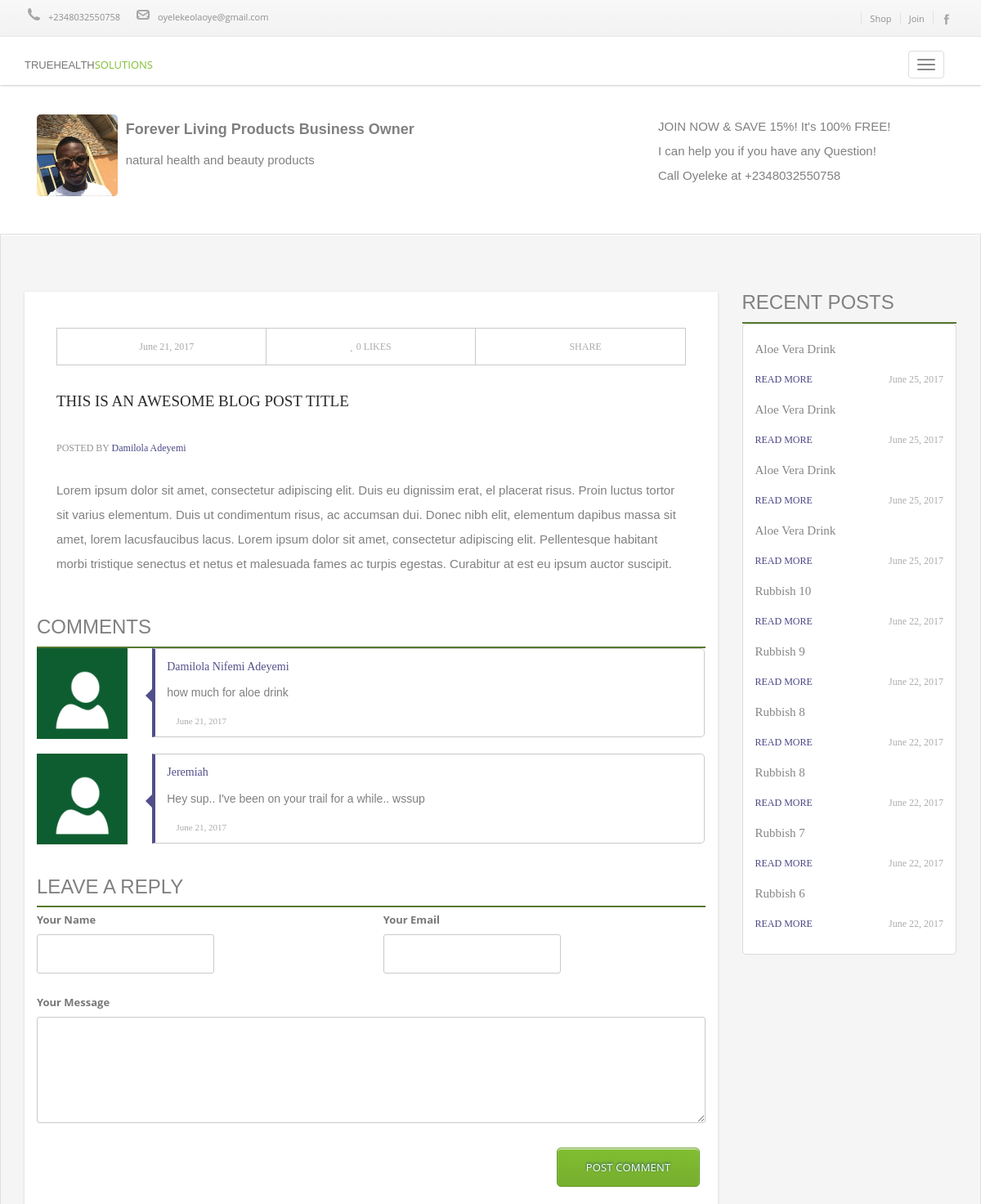
/blogs/this-is-an-awesome-blog-post-title/ (upper part), run on an earlier commit of the app's database.
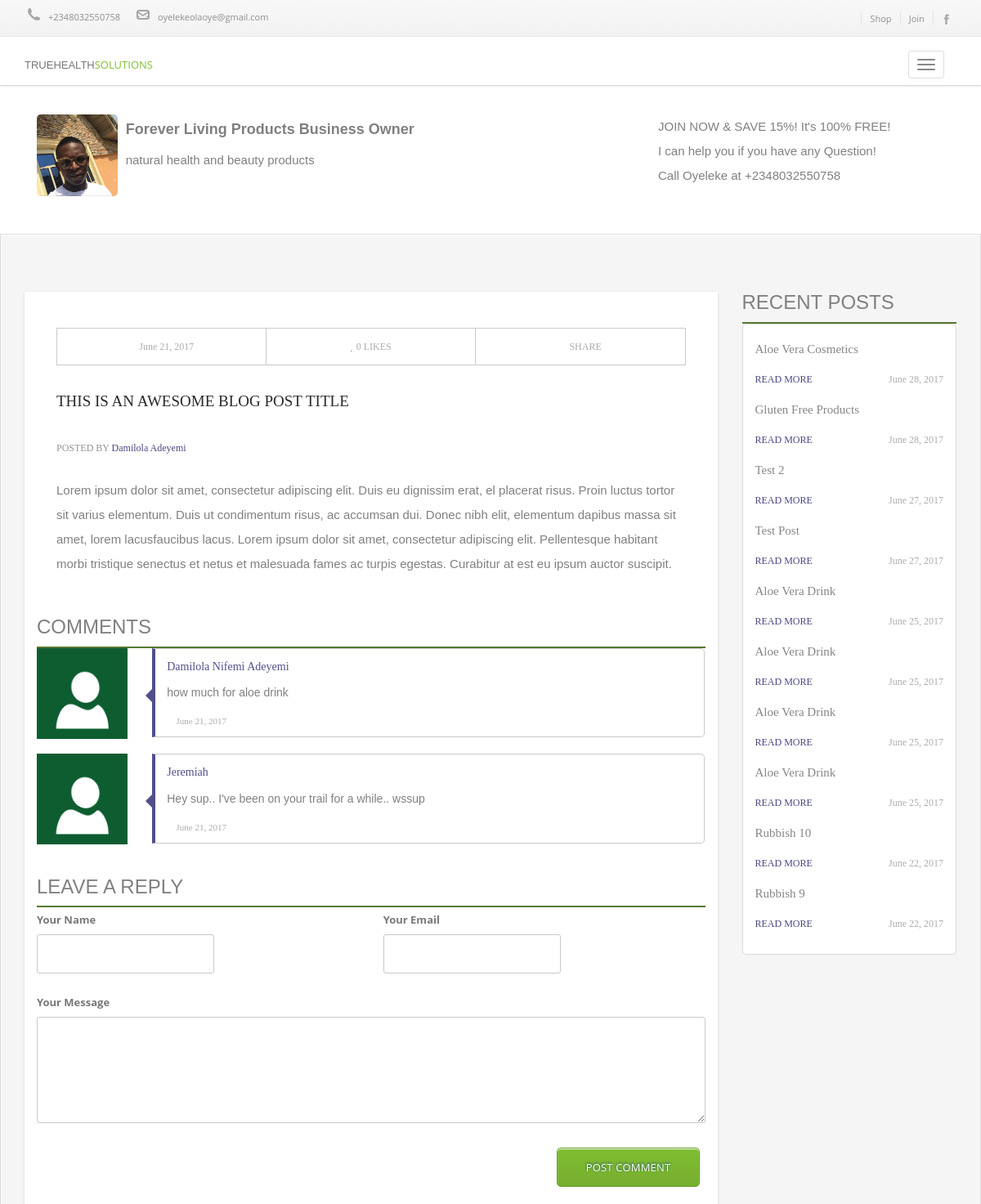
And on a later commit of the database.
### blogs/models.py (models this page shows, shortened)
class BlogPost(models.Model):
    title = models.CharField(max_length=200)
    content = models.TextField()
    author = models.ForeignKey(User)
    likes = models.IntegerField(default=0)
    slug = models.CharField(blank=True, max_length=150)
    category = models.ForeignKey(to=ProductCategory, null=True)
    timestamp = models.DateTimeField(auto_now_add=True)
    class Meta:
        ordering = ['-timestamp']

class Comment(models.Model):
    name = models.CharField(max_length=50)
    message = models.TextField()
    timestamp = models.DateTimeField(auto_now_add=True)
    parent = models.IntegerField()
    email = models.EmailField()

### blogs/views.py (the view)
# urls.py: url(r'^(?P<slug>[\w-]+)/$', views.BlogPostView.as_view(), name='blog-post'),
class BlogPostView(View):
    def get(self, request, slug):
        bp = BlogPost.objects.get(slug=slug)
        c = Comment.objects.filter(parent=bp.id)
        bps = BlogPost.objects.all()[:10]
        return render(request, 'blog-single.html', {'bp': bp, 'comments': c, 'bps': bps})

### templates/blog-single.html (shortened to what this page needs)
{% extends 'no-carousel-base.html' %}
{% block content %}
    {% load staticfiles %}
    <section class="properties">
        <div class="container">
            <div class="row">
                <div class="col-lg-9 col-md-9">
                    <div class="row">
                        <div class="col-lg-12 col-md-12">
                            <div class="blogPost"style="padding: 15px;">
                                <div class="propertyContent row">
                                    <div class="col-lg-12 rowText">
                                        <table border="1" class="blogDetails">
                                            <tr>
                                                <td><a href="#"><i class="fa fa-calendar"></i> {{ bp.timestamp.date }}</a></td>
                                                <td><a href="#"><i class="fa fa-heart"></i> {{ bp.likes }} LIKES</a></td>
                                                <td><a href="#"><i class="fa fa-share"></i> SHARE</a></td>
                                            </tr>
                                        </table>
                                        <h4><a href="/blogs/{{ bp.slug }}">{{ bp.title }}</a></h4>
                                        <br>
                                        <br>
                                        <span>POSTED BY <a href="#">{{ bp.author.first_name }} {{ bp.author.last_name }}</a></span>
                                        {{ bp.content | safe }}
                                    </div>
                                </div>
                                <h3>COMMENTS</h3>
                                <div class="divider"></div>
                                <div class="commentList">
                                    {% for c in comments %}
                                        <div class="comment">
                                            <div class="row">
                                                <div class="col-lg-2 col-md-2 col-sm-2 col-xs-3">
                                                    <img src="{% static 'images/user.png' %}" class="commentImg" alt="" />
                                                </div>
                                                <div class="col-lg-10 col-md-10 col-sm-10 col-xs-9">
                                                    <div class="arrow-left"></div>
                                                    <div class="commentText">
                                                        <h1>{{ c.name }}</h1>
                                                        <p>
                                                            {{ c.message }}
                                                        </p>
                                                        <p class="commentFooter"><i class="fa fa-calendar"></i> {{ c.timestamp.date }}</p>
                                                    </div>
                                                </div>
                                            </div>
                                        </div>
                                    {% endfor %}
                                </div>
                                <h3>LEAVE A REPLY</h3>
                                <div class="divider"></div>
                                <form method="post" action="/blogs/save-comment/">
                                    <div class="row">
                                        <div class="col-lg-6 col-md-6 col-sm-6">
                                            <div class="formBlock">
                                                <label for="name">Your Name</label><br/>
                                                <input type="text" name="name" id="name" />
                                            </div>
                                        </div>
                                        <div class="col-lg-6 col-md-6 col-sm-6">
                                            <div class="formBlock">
                                                <label for="email">Your Email</label><br/>
                                                <input type="text" name="email" id="email" />
                                            </div>
                                        </div>
                                        <div class="col-lg-12">
                                            <div class="formBlock">
                                                <label for="message">Your Message</label><br/>
                                                <textarea name="message" id="message" class="formDropdown"></textarea>
                                            </div>
                                        </div>
                                        <div class="col-lg-3 col-lg-offset-9 col-md-4 col-md-offset-8 col-sm-4 col-sm-offset-8">
                                            <div class="formBlock">
                                                <input class="buttonColor" type="submit" value="POST COMMENT" />
                                            </div>
                                        </div>
                                    </div>
                                </form>
                            </div>
                        </div>
                    </div>
                </div>
                <div class="col-lg-3 col-md-3">
                    <h3>RECENT POSTS</h3>
                    <div class="divider"></div>
                    <div class="recentPosts sidebarWidget">
                        {% for post in bps %}
                            <h4><a href="/blogs/{{ post.slug }}">{{ post.title }}</a></h4>
                            <br>
                            <a href="/blogs/{{ post.slug }}">READ MORE</a>
                            <p class="date">{{ post.timestamp.date }}</p>
                        {% endfor %}
                    </div>
                </div>
            </div>
        </div>
    </section>
    <br>
{% endblock %}

### templates/no-carousel-base.html (shortened to what this page needs)
<!DOCTYPE html>
<html lang="en">
<head>
    {% load staticfiles %}
    <link rel="stylesheet" href="{% static 'css/bootstrap.min.css' %}">
    <link rel="stylesheet" href="{% static 'css/style_2.css' %}">
    <link rel="stylesheet" href="{% static 'css/responsive.css' %}">
    <link rel="stylesheet" href="{% static 'css/style_3.css' %}">
    <link rel="stylesheet" href="{% static 'css/yamm.css' %}">
    <link rel="stylesheet" href="{% static 'css/style.css' %}">
    <link rel="stylesheet" href="{% static 'css/fontawesome/css/font-awesome.min.css' %}">
</head>
<body>
<div class="nav-fix">
</div>
<div class="row owner-row">
    <div class="container">
        <div class="media col-lg-8">
            <div class="portfolio media-body">
                <img src="/static/images/leke.jpg" alt="" class="pull-left media-object m-img">
                <p class="media-heading">Forever Living Products Business Owner</p>
                natural health and beauty products
            </div>
        </div>
        <div class="col-lg-4 business-info">
            JOIN NOW & SAVE 15%! It's 100% FREE! <br>
            I can help you if you have any Question! <br>
            Call Oyeleke at +2348032550758
        </div>
    </div>
</div>
<br>
<header class="navbar yamm navbar-default navbar-fixed-top">
    <div class="topBar">
        <div class="container">
            <p class="topBarText"><img class="icon" src="/static/images/icon-phone.png" alt=""/>+2348032550758</p>
            <p class="topBarText"><img class="icon" src="/static/images/icon-mail.png" alt=""/>oyelekeolaoye@gmail.com</p>
            <ul class="socialIcons">
                <li class="topBarText"><a href="#" data-toggle="modal" data-target="#shopModal">Shop</a></li>
                <li class="topBarText"><a href="#" data-toggle="modal" data-target="#joinModal">Join</a></li>
                <li><a href="#"><img src="/static/images/icon-fb.png" alt=""/></a></li>
            </ul>
        </div>
    </div>
    <div class="container">
        <div class="navbar-header">
            <button type="button" class="navbar-toggle" data-toggle="collapse" data-target=".navbar-collapse">
                <span class="icon-bar"></span>
                <span class="icon-bar"></span>
                <span class="icon-bar"></span>
            </button>
            <a class="navbar-brand" href="/">
                TRUEHEALTH<span>SOLUTIONS</span>
            </a>
        </div>
    </div>
</header>
{% block content %}
{% endblock %}
</body>
</html>

### truealoehealth/static/css/responsive.css (style rules this page uses)
@media screen and (min-width: 760px) and (max-width: 1200px) { .navbar-toggle { display:inline-block; float:right; } }
@media screen and (min-width: 760px) and (max-width: 1200px) { .navbar-header { width:100%; } }
@media screen and (min-width: 760px) and (max-width: 1200px) { .rowText { padding-right:17px; } }
@media only screen and (max-width:1200px) { .socialIcons .topBarText { display:inline; } }

### truealoehealth/static/css/yamm.css (style rules this page uses)
.yamm .container { position: relative; }

### truealoehealth/static/css/style.css (style rules this page uses)
* { color: grey; line-height: 2.0; }
h1 { font-weight: 500; }
.nav-fix { height: 140px; }
.owner-row { margin-bottom: 25px; }
.m-img { max-width: 100px; max-height: 100px; border-radius: 5px; margin-right: 10px; }
.portfolio p { font-size: 18px; font-weight:600; margin-left: 10px; }
.divider { border: 1px solid #56792f; }
@media screen and (min-width: 1199px) { .yamm { padding-bottom: 0; font-weight: 500; } }

What changed in the data, as far as the page shows it:
no longer on this page (row unchanged): BlogPost: title "Rubbish 8", timestamp "June 22, 2017"
no longer on this page (row unchanged): BlogPost: title "Rubbish 8", timestamp "June 22, 2017"
no longer on this page (row unchanged): BlogPost: title "Rubbish 7", timestamp "June 22, 2017"
no longer on this page (row unchanged): BlogPost: title "Rubbish 6", timestamp "June 22, 2017"
added BlogPost: title "Aloe Vera Cosmetics", timestamp "June 28, 2017"
added BlogPost: title "Gluten Free Products", timestamp "June 28, 2017"
added BlogPost: title "Test 2", timestamp "June 27, 2017"
added BlogPost: title "Test Post", timestamp "June 27, 2017"
